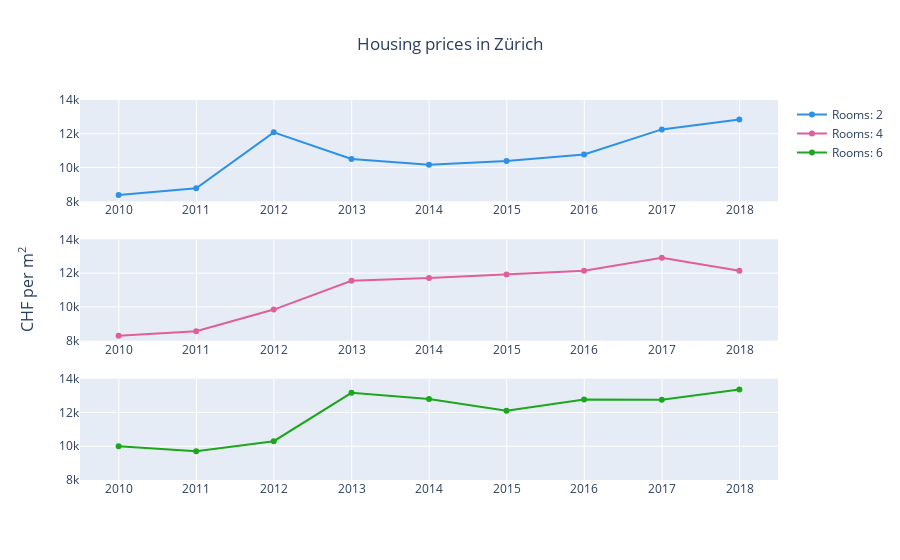

The cell this chart's notebook holds for it:
### Code cell
fig = make_subplots(rows=3, cols=1, y_title='CHF per m<sup>2</sup>')

for i, j in enumerate([2,4,6]):
    
    fig.append_trace(go.Scatter(
        x=plot_df["time"],
        y=plot_df[j],
        name="Rooms: {}".format(j), 
        marker_color=px.colors.qualitative.Dark24[i]
    ), row=i+1, col=1)

fig.update_layout(title={"text": "Housing prices in Zürich", "x": 0.5}, showlegend=True)
fig.update_yaxes(range=[8000,14000])
fig.show()

### Figure 1 — Plotly figure (JSON) as saved in the notebook; plotly's stock layout.template omitted (floating-point values rounded to 4 significant figures)
{"data": [{"marker": {"color": "#2E91E5"}, "name": "Rooms: 2", "type": "scatter", "x": ["2009-12-31", "2010-12-31", "2011-12-31", "2012-12-31", "2013-12-31", "2014-12-31", "2015-12-31", "2016-12-31", "2017-12-31"], "xaxis": "x", "y": [8376.0, 8776.0, 12090.0, 10510.0, 10160.0, 10390.0, 10770.0, 12260.0, 12840.0], "yaxis": "y"}, {"marker": {"color": "#E15F99"}, "name": "Rooms: 4", "type": "scatter", "x": ["2009-12-31", "2010-12-31", "2011-12-31", "2012-12-31", "2013-12-31", "2014-12-31", "2015-12-31", "2016-12-31", "2017-12-31"], "xaxis": "x2", "y": [8297.0, 8554.0, 9841.0, 11540.0, 11710.0, 11920.0, 12140.0, 12904, 12140.0], "yaxis": "y2"}, {"marker": {"color": "#1CA71C"}, "name": "Rooms: 6", "type": "scatter", "x": ["2009-12-31", "2010-12-31", "2011-12-31", "2012-12-31", "2013-12-31", "2014-12-31", "2015-12-31", "2016-12-31", "2017-12-31"], "xaxis": "x3", "y": [9995.0, 9704.0, 10297, 13160.0, 12800.0, 12105, 12760.0, 12760.0, 13360.0], "yaxis": "y3"}], "layout": {"annotations": [{"font": {"size": 16}, "showarrow": false, "text": "CHF per m<sup>2</sup>", "textangle": -90, "x": 0, "xanchor": "right", "xref": "paper", "xshift": -40, "y": 0.5, "yanchor": "middle", "yref": "paper"}], "showlegend": true, "title": {"text": "Housing prices in Zürich", "x": 0.5}, "xaxis": {"anchor": "y", "domain": [0, 1]}, "xaxis2": {"anchor": "y2", "domain": [0, 1]}, "xaxis3": {"anchor": "y3", "domain": [0, 1]}, "yaxis": {"anchor": "x", "domain": [0.7333, 1], "range": [8000, 14000]}, "yaxis2": {"anchor": "x2", "domain": [0.3667, 0.6333], "range": [8000, 14000]}, "yaxis3": {"anchor": "x3", "domain": [0, 0.2667], "range": [8000, 14000]}}}
